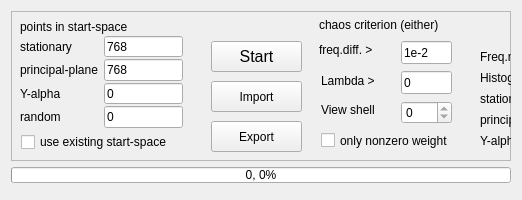
      <widget class="QWidget" name="tab_fm">
       <attribute name="title">
        <string>Frequency map</string>
       </attribute>
       <layout class="QVBoxLayout" name="verticalLayout">
        <item>
         <widget class="QFrame" name="frame_2">
          <property name="sizePolicy">
           <sizepolicy hsizetype="MinimumExpanding" vsizetype="Preferred">
            <horstretch>0</horstretch>
            <verstretch>0</verstretch>
           </sizepolicy>
          </property>
          <property name="minimumSize">
           <size>
            <width>500</width>
            <height>150</height>
           </size>
          </property>
          <property name="frameShape">
           <enum>QFrame::StyledPanel</enum>
          </property>
          <property name="frameShadow">
           <enum>QFrame::Raised</enum>
          </property>
          <widget class="QFrame" name="frame_fmstartspace">
           <property name="geometry">
            <rect>
             <x>0</x>
             <y>0</y>
             <width>181</width>
             <height>126</height>
            </rect>
           </property>
           <property name="frameShape">
            <enum>QFrame::NoFrame</enum>
           </property>
           <property name="frameShadow">
            <enum>QFrame::Plain</enum>
           </property>
           <layout class="QGridLayout" name="gridLayout_3">
            <property name="verticalSpacing">
             <number>2</number>
            </property>
            <item row="0" column="0" colspan="2">
             <widget class="QLabel" name="label_15">
              <property name="text">
               <string>points in start-space</string>
              </property>
             </widget>
            </item>
            <item row="1" column="0">
             <widget class="QLabel" name="label_16">
              <property name="text">
               <string>stationary</string>
              </property>
             </widget>
            </item>
            <item row="1" column="1">
             <widget class="QLineEdit" name="lineEdit_fms">
              <property name="text">
               <string>768</string>
              </property>
             </widget>
            </item>
            <item row="2" column="0">
             <widget class="QLabel" name="label_17">
              <property name="text">
               <string>principal-plane</string>
              </property>
             </widget>
            </item>
            <item row="2" column="1">
             <widget class="QLineEdit" name="lineEdit_fmp">
              <property name="text">
               <string>768</string>
              </property>
             </widget>
            </item>
            <item row="3" column="0">
             <widget class="QLabel" name="label_47">
              <property name="text">
               <string>Y-alpha</string>
              </property>
             </widget>
            </item>
            <item row="3" column="1">
             <widget class="QLineEdit" name="lineEdit_fmy">
              <property name="text">
               <string>0</string>
              </property>
             </widget>
            </item>
            <item row="4" column="0">
             <widget class="QLabel" name="label_42">
              <property name="text">
               <string>random</string>
              </property>
             </widget>
            </item>
            <item row="4" column="1">
             <widget class="QLineEdit" name="lineEdit_fmr">
              <property name="text">
               <string>0</string>
              </property>
             </widget>
            </item>
           </layout>
          </widget>
          <widget class="QCheckBox" name="checkBox_fmExistingSS">
           <property name="geometry">
            <rect>
             <x>10</x>
             <y>120</y>
             <width>191</width>
             <height>22</height>
            </rect>
           </property>
           <property name="text">
            <string>use existing start-space</string>
           </property>
          </widget>
          <widget class="QPushButton" name="ButtonFreqMap">
           <property name="geometry">
            <rect>
             <x>200</x>
             <y>30</y>
             <width>91</width>
             <height>31</height>
            </rect>
           </property>
           <property name="font">
            <font>
             <family>Arial</family>
             <pointsize>12</pointsize>
             <weight>50</weight>
             <italic>false</italic>
             <bold>false</bold>
             <underline>false</underline>
             <strikeout>false</strikeout>
            </font>
           </property>
           <property name="text">
            <string>Start</string>
           </property>
          </widget>
          <widget class="QPushButton" name="ButtonImportFM">
           <property name="geometry">
            <rect>
             <x>200</x>
             <y>70</y>
             <width>91</width>
             <height>31</height>
            </rect>
           </property>
           <property name="text">
            <string>Import</string>
           </property>
           <property name="checked">
            <bool>false</bool>
           </property>
          </widget>
          <widget class="QPushButton" name="ButtonExportFM">
           <property name="geometry">
            <rect>
             <x>200</x>
             <y>110</y>
             <width>91</width>
             <height>31</height>
            </rect>
           </property>
           <property name="text">
            <string>Export</string>
           </property>
          </widget>
          <widget class="QLabel" name="label_35">
           <property name="geometry">
            <rect>
             <x>308</x>
             <y>5</y>
             <width>151</width>
             <height>17</height>
            </rect>
           </property>
           <property name="text">
            <string>chaos criterion (either)</string>
           </property>
          </widget>
          <widget class="QLineEdit" name="lineEdit_MinFreqDiff">
           <property name="geometry">
            <rect>
             <x>390</x>
             <y>30</y>
             <width>51</width>
             <height>23</height>
            </rect>
           </property>
           <property name="text">
            <string>1e-2</string>
           </property>
          </widget>
          <widget class="QLabel" name="label_33">
           <property name="geometry">
            <rect>
             <x>308</x>
             <y>30</y>
             <width>81</width>
             <height>17</height>
            </rect>
           </property>
           <property name="text">
            <string>freq.diff. &gt;</string>
           </property>
          </widget>
          <widget class="QLineEdit" name="lineEdit_MinLambda">
           <property name="geometry">
            <rect>
             <x>390</x>
             <y>60</y>
             <width>51</width>
             <height>23</height>
            </rect>
           </property>
           <property name="text">
            <string>0</string>
           </property>
          </widget>
          <widget class="QLabel" name="label_34">
           <property name="geometry">
            <rect>
             <x>310</x>
             <y>60</y>
             <width>71</width>
             <height>20</height>
            </rect>
           </property>
           <property name="text">
            <string>Lambda &gt;</string>
           </property>
          </widget>
          <widget class="QSpinBox" name="selectEnergyLevel_fm">
           <property name="geometry">
            <rect>
             <x>390</x>
             <y>90</y>
             <width>51</width>
             <height>23</height>
            </rect>
           </property>
           <property name="toolTip">
            <string>0 - all shells</string>
           </property>
           <property name="maximum">
            <number>0</number>
           </property>
          </widget>
          <widget class="QLabel" name="label_40">
           <property name="geometry">
            <rect>
             <x>310</x>
             <y>90</y>
             <width>81</width>
             <height>17</height>
            </rect>
           </property>
           <property name="text">
            <string>View shell</string>
           </property>
          </widget>
          <widget class="QCheckBox" name="checkBox_fmConfigSpace">
           <property name="geometry">
            <rect>
             <x>310</x>
             <y>120</y>
             <width>191</width>
             <height>19</height>
            </rect>
           </property>
           <property name="text">
            <string>only nonzero weight</string>
           </property>
          </widget>
          <widget class="QFrame" name="frame_4">
           <property name="geometry">
            <rect>
             <x>460</x>
             <y>0</y>
             <width>241</width>
             <height>146</height>
            </rect>
           </property>
           <property name="frameShape">
            <enum>QFrame::NoFrame</enum>
           </property>
           <property name="frameShadow">
            <enum>QFrame::Raised</enum>
           </property>
           <layout class="QGridLayout" name="gridLayout">
            <item row="0" column="0">
             <widget class="QFrame" name="frame_5">
              <property name="frameShape">
               <enum>QFrame::NoFrame</enum>
              </property>
              <property name="frameShadow">
               <enum>QFrame::Raised</enum>
              </property>
             </widget>
            </item>
            <item row="0" column="1">
             <widget class="QLabel" name="label_20">
              <property name="text">
               <string>Frq.dif.</string>
              </property>
              <property name="wordWrap">
               <bool>true</bool>
              </property>
             </widget>
            </item>
            <item row="0" column="2">
             <widget class="QLabel" name="label_21">
              <property name="text">
               <string>Lyap.exp</string>
              </property>
              <property name="wordWrap">
               <bool>true</bool>
              </property>
             </widget>
            </item>
            <item row="1" column="0">
             <widget class="QLabel" name="label_18">
              <property name="text">
               <string>Freq.map</string>
              </property>
             </widget>
            </item>
            <item row="1" column="1">
             <widget class="QRadioButton" name="radioButton_fmmapdiff">
              <property name="layoutDirection">
               <enum>Qt::LeftToRight</enum>
              </property>
              <property name="checked">
               <bool>true</bool>
              </property>
             </widget>
            </item>
            <item row="1" column="2">
             <widget class="QRadioButton" name="radioButton_fmmaplyapunov">
              <property name="checked">
               <bool>false</bool>
              </property>
             </widget>
            </item>
            <item row="2" column="0">
             <widget class="QLabel" name="label_19">
              <property name="text">
               <string>Histogram</string>
              </property>
             </widget>
            </item>
            <item row="2" column="1">
             <widget class="QRadioButton" name="radioButton_fmhistodiff"/>
            </item>
            <item row="2" column="2">
             <widget class="QRadioButton" name="radioButton_fmhistolyapunov"/>
            </item>
            <item row="3" column="0">
             <widget class="QLabel" name="label_36">
              <property name="text">
               <string>stationary SS</string>
              </property>
             </widget>
            </item>
            <item row="3" column="1">
             <widget class="QRadioButton" name="radioButton_fmssdiff"/>
            </item>
            <item row="3" column="2">
             <widget class="QRadioButton" name="radioButton_fmsslyapunov"/>
            </item>
            <item row="4" column="0">
             <widget class="QLabel" name="label_37">
              <property name="text">
               <string>principal-plane SS</string>
              </property>
             </widget>
            </item>
            <item row="4" column="1">
             <widget class="QRadioButton" name="radioButton_fmspdiff"/>
            </item>
            <item row="4" column="2">
             <widget class="QRadioButton" name="radioButton_fmsplyapunov"/>
            </item>
            <item row="5" column="0">
             <widget class="QLabel" name="label_48">
              <property name="text">
               <string>Y-alpha SS</string>
              </property>
             </widget>
            </item>
            <item row="5" column="1">
             <widget class="QRadioButton" name="radioButton_fmsydiff"/>
            </item>
            <item row="5" column="2">
             <widget class="QRadioButton" name="radioButton_fmsylyapunov"/>
            </item>
           </layout>
          </widget>
         </widget>
        </item>
        <item>
         <widget class="QProgressBar" name="progressBarFM">
          <property name="maximumSize">
           <size>
            <width>16777215</width>
            <height>16</height>
           </size>
          </property>
          <property name="value">
           <number>0</number>
          </property>
          <property name="textDirection">
           <enum>QProgressBar::TopToBottom</enum>
          </property>
          <property name="format">
           <string>%v, %p%</string>
          </property>
         </widget>
        </item>
        <item>
         <widget class="QFrame" name="frame_fmarea">
          <property name="sizePolicy">
           <sizepolicy hsizetype="Expanding" vsizetype="Expanding">
            <horstretch>0</horstretch>
            <verstretch>0</verstretch>
           </sizepolicy>
          </property>
          <property name="frameShape">
           <enum>QFrame::NoFrame</enum>
          </property>
          <property name="frameShadow">
           <enum>QFrame::Raised</enum>
          </property>
         </widget>
        </item>
       </layout>
       <zorder>frame_fmarea</zorder>
       <zorder>progressBarFM</zorder>
       <zorder>frame_2</zorder>
      </widget>
